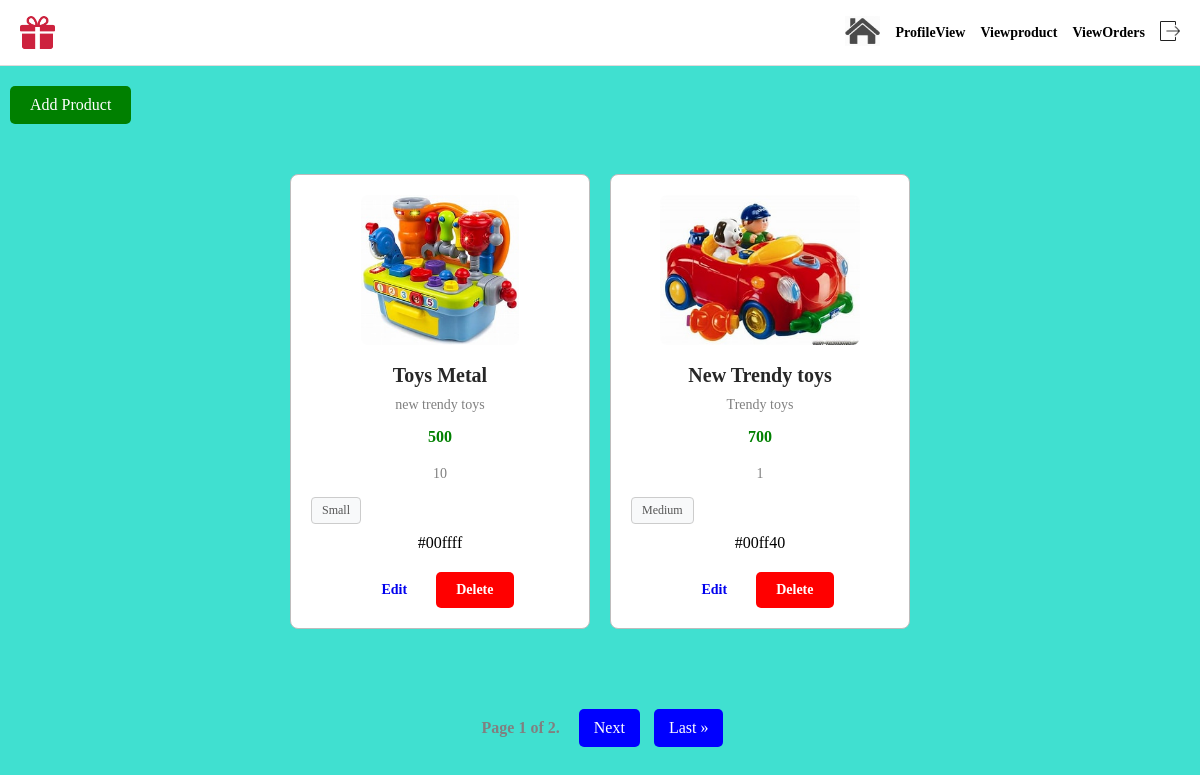
/viewproduct (signed in), run on the app's committed database.
### app/models.py (models this page shows, shortened)
class Product(models.Model):
    product_id=models.ForeignKey(Company,on_delete=models.CASCADE)
    name=models.CharField(max_length=100)
    image=models.FileField(upload_to='media')
    description=models.CharField(max_length=100)
    price=models.IntegerField()
    category=models.CharField(null=True,blank=True,max_length=100)
    product_quantity=models.IntegerField(null=True,blank=True)
    color = models.ManyToManyField(Color)
    size = models.ManyToManyField(Size)

class Size(models.Model):
    name=models.CharField(max_length=100)

class Color(models.Model):
    name=models.CharField(max_length=100)

### app/views.py (the view)
# urls.py: path('viewproduct',views.viewproduct,name='viewproduct'),
def viewproduct(request):
    company = Company.objects.get(company_id=request.user.id)
    products = Product.objects.filter(product_id=company)
    items_per_page=2
    paginator=Paginator(products,items_per_page)
    page=request.GET.get('page',1)
    try:
        products=paginator.page(page)
    except PageNotAnInteger:
        products=paginator.page(1)
    except EmptyPage:
        products=paginator.page(paginator.num_pages)
    context={
        'products':products,
        'company':company
    }
    return render(request, 'viewproduct.html',context)

### templates/viewproduct.html (shortened to what this page needs)
{% extends 'companyhome.html' %}
{% block content %}
<!DOCTYPE html>
<html lang="en">
<head>
</head>
<body style="background-color: turquoise;">
    <a href="{% url 'addproduct' %}" class="add-product">Add Product</a>
    <div class="container">
        {% for product in products %}
        <div class="card">
            <img class="image" src="{{ product.image.url }}" alt="{{ product.name }}">
            <h2>{{ product.name }}</h2>
            <p>{{ product.description }}</p>
            <p class="price">{{ product.price }}</p>
            <p>{{product.product_quantity}}</p>
            <div class="sizes">
                {% for size in product.size.all %}
                   <span class="size">{{size.name}}</span>
                {% empty %}
                   <span class="No size available"></span>
                {% endfor %}
            </div>
            <div class="colors">
                {% for color in product.color.all %}
                   <span class="color">{{color.name}}</span>
                {% empty %}
                   <span class="No colors available"></span>
                {% endfor %}
            </div>
            <a href="{% url 'editproduct' id=product.id %}">Edit</a>
            <a href="{% url 'delete' id=product.id %}" class="delete">Delete</a>
        </div>
        {% endfor %}
    </div>
    <div class="pagination">
        <span class="step-links">
          <span class="current">Page {{ products.number }} of {{ products.paginator.num_pages }}.</span>
          {% if products.has_next %}
            <a href="?page={{ products.next_page_number }}">Next</a>
            <a href="?page={{ products.paginator.num_pages }}">Last &raquo;</a>
          {% endif %}
        </span>
    </div>
{% endblock %}

### templates/companyhome.html (style rules this page uses)
* { margin: 0; padding: 0; box-sizing: border-box; }
body { background-color: rgb(226, 222, 222); }
.container { padding: 50px 20px; text-align: center; }
.container h2 { font-size: 2rem; margin-bottom: 30px; font-weight: bold; color: rgb(56, 55, 55); }

### templates/viewproduct.html (style rules this page uses)
* { margin: 0; padding: 0; box-sizing: border-box; }
a { text-decoration: none; }
.container { display: flex; flex-wrap: wrap; justify-content: center; gap: 20px; }
.card { background-color: white; border: 1px solid rgb(189, 188, 188); border-radius: 8px; width: 300px; text-align: center; padding: 20px; }
.card img { max-width: 100%; height: 150px; border-radius: 8px; margin-bottom: 15px; }
.card h2 { font-size: 20px; margin-bottom: 10px; color: rgb(39, 39, 39); }
.card p { font-size: 14px; color: gray; margin-bottom: 15px; }
.card .price { color: green; font-size: 16px; font-weight: bold; margin-bottom: 20px; }
.card a { display: inline-block; padding: 10px 20px; border-radius: 5px; font-size: 14px; font-weight: bold; margin: 5px 5px 0 0; }
.card a.delete { background-color: red; color: white; }
.add-product { display: inline-block; margin: 0 auto ; margin-left: 10px; margin-top: 20px; text-align: center; background-color: green; color: white; padding: 10px 20px; font-size: 16px; border-radius: 5px; transition: background-color 0.3s; }
.sizes { display: flex; gap: 5px; margin-bottom: 10px; }
.size { padding: 5px 10px; background-color: #f8f9fa; border: 1px solid #ccc; border-radius: 4px; font-size: 12px; color: #555; text-align: center; }
.pagination { text-align: center; margin-top: 30px; }
.pagination .step-links a { display: inline-block; margin: 0 5px; padding: 10px 15px; color: white; background-color: blue; border-radius: 5px; text-decoration: none; }
.pagination .current { margin: 0 10px; font-weight: bold; color: grey; }

### data on the page
Product: image (picture), name "Toys Metal", description "new trendy toys", price "500", product_quantity "10"
Size: name "Small"
Color: name "#00ffff"
Product: image (picture), name "New Trendy toys", description "Trendy toys", price "700", product_quantity "1"
Size: name "Medium"
Color: name "#00ff40"

### other printed values
{{ products.number }} "1"
{{ products.paginator.num_pages }} "2"
